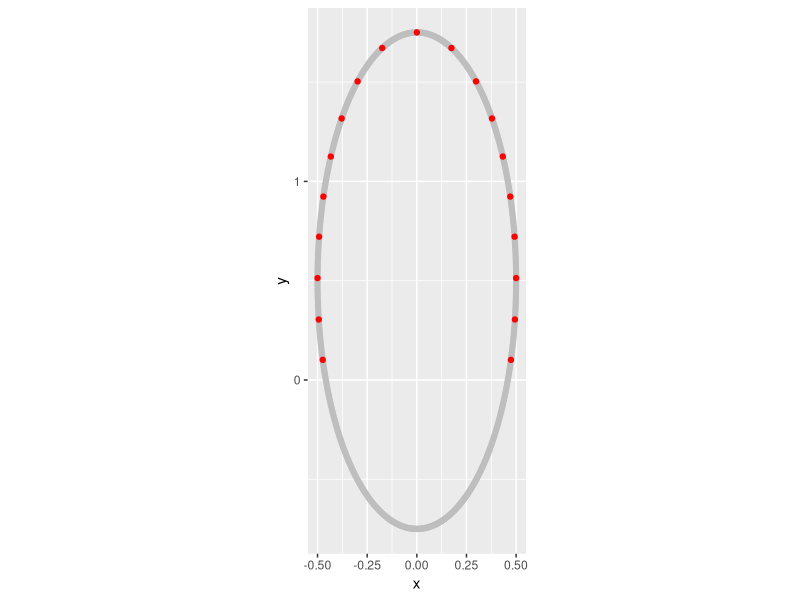
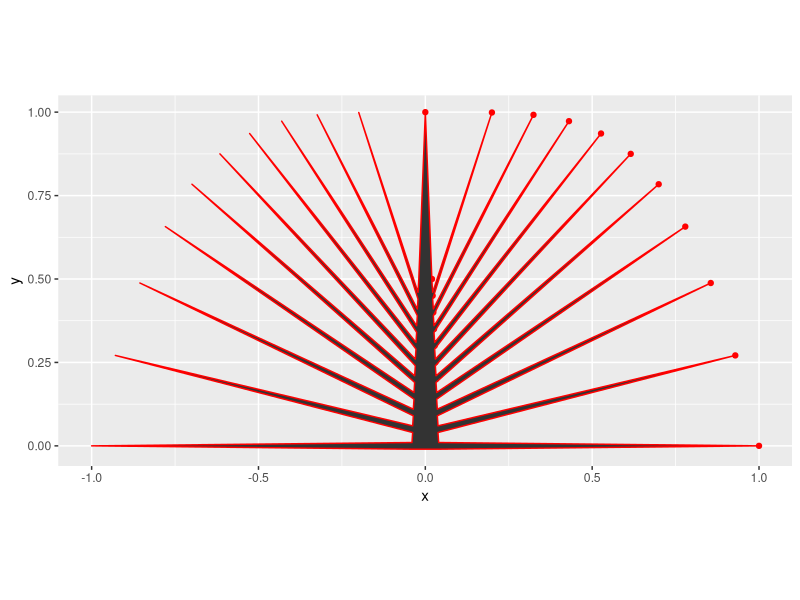

These figures' R source, in order: (Note: this script raises an error after producing the figures.)
library(ggplot2)
library(dplyr)
angles <- c(0:599)/600*2*3.141592
#coniferoverhead

x = cos(angles)/2; y=sin(angles)/2
ht=3
nbr = 8*6/4/ht^0.75
tree <- data.frame(shape='shape', x=round(x,5),y=round(y,5))
tree <- tree |> mutate(y = (y+0.2)/1.2*ht)
tree2 <- tree |> mutate(shape='shape2')
tree2 <- tree2 |> mutate(angles=angles/2/3.141592*360, 
                         top = max(y), d = round(((((y-top)^2+x^2)^0.5)*nbr),3), 
                         d1 = floor(d), yy = (y>=0)) |> group_by(d1, yy) |> 
  mutate(dmin = min(d)) |> ungroup() |> mutate(p = (dmin==d))  |> subset(y >= 0)
top <- tree2$top[1]
for(i in 1:15){
treex0 <- tree |> mutate(circle=i, x=cos(angles)/nbr*i, y=sin(angles)/nbr*i+top)
if(i==1){treex=treex0}else{treex<-rbind(treex,treex0)}}
tree2 <- subset(tree2, p)

ggplot()+
  geom_polygon(data=tree, aes(x=x, y=y), fill='#FFFFFF00')+
  geom_point(data=tree, aes(x=x, y=y), color='gray')+
  geom_point(data=tree2, aes(x=x, y=y), color='red')+
  # geom_polygon(data=treex, aes(x=x, y=y, group=circle), color='yellow', fill='#FFFFFF00')+
  coord_fixed(ratio = 1)

######
library(ggplot2)
library(dplyr)



df <- data.frame(i = 0:10)
df <- df |> mutate(s = 1-i/10,  x = s^0.7, y = 1-(s^3))
df <- df |> mutate(i0 = i+0, i1 = i+0.3, i2 = i+0.7, 
                   x1 = (s+1)*0.02, y1 = (1-s)*0.50)


df.tips <- data.frame(i = df$i1, x = df$x, y = df$y)
df.base1 <- data.frame(i = df$i0, x = df$x1, y = df$y1-0.01)
df.base2 <- data.frame(i = df$i2, x = df$x1, y = df$y1+0.01)

tree <- rbind(df.base1,df.tips,df.base2) |> arrange(i)
tree <- tree[-nrow(tree),]
tree2 <- tree |> mutate(i= -i+21, x=-x)
tree2 <- rbind(tree, tree2) |> arrange(i)

ggplot()+
  geom_point(data=df, aes(x=x, y=y), color='red')+
  geom_point(data=df, aes(x=x1, y=y1), color='red')+
  geom_polygon(data=tree2, aes(x=x, y=y), color='red')+
  coord_fixed()

######
library(ggplot2)
library(dplyr)


makeStem <- function(lth, wth, tip, inc=10){
  
  
  s <- (0:inc)/inc
  i <- c(1:(inc+1),(1:(inc+1))+inc+1)
  y <- s*lth; y <- c(y,y[(inc+1):1])
  x <- tip/2*s+wth/2*(s*-1+1); x <- c(-1*x,x[(inc+1):1])
  side <- ifelse(x >= 0, 'R','L')
  df <- data.frame(x = x,
                   y = y,
                   i = i,
                   type = 'mid',
                   side=side,
                   center=0,
                   width=abs(x*2)
                   )
  df[c(1,nrow(df)),]$type <- 'base'
  df[c(nrow(df)/2,nrow(df)/2+1),]$type <- 'tip'
  return(df)
}


angle=-30
bht=4
lth=4
wth = 0.5
sc = 0.6
stem <-  makeStem(lth,wth,0.1*wth,20)
stem <-  stem |> mutate(x = x + -0.2*cos(y/lth*2*pi), center = center + -0.2*cos(y/lth*2*pi))
branch <-  stem |> mutate(x=x*sc,y=y*sc,center=center*sc, width = width*sc)
branch2 <-  stem |> mutate(x=x*sc*0.7,y=y*sc*0.7,center=center*sc*0.7)
stem <- attachBranch(stem, branch, -50, 2)
branch <- branch2
  

attachBranch <- function(stem, branch, angle, bht){
  #establish permanent columns to end up with
  original <- colnames(stem)
  
  #get information about stem length
  stemax <- max(subset(stem, type %in% c('base','mid','tip'))$y)
  stemin <- min(subset(stem, type %in% c('base','mid','tip'))$y)
  
  #ensure that branch never rises higher than stem
  bht <- ifelse(bht > stemax,stemax,bht)
  
  #ensure that branch is no thicker than stem
  bhtlower <- max(stem[bht >= stem$y,]$y) 
  bhtupper <- min(stem[bht <= stem$y,]$y)
  swd <- (mean(subset(stem, y == bhtlower)$width)*1/(abs(bht-bhtlower)+0.01)+
            mean(subset(stem, y == bhtupper)$width)*1/(abs(bht-bhtupper)+0.01))/(1/(abs(bht-bhtlower)+0.01)+1/(abs(bht-bhtupper)+0.01))
  bbase <- subset(branch, type %in% 'base')
  bwd <- max(bbase$x)-min(bbase$x)
  if(bwd > swd) {branch <- branch |> mutate(x = x*swd/bwd)}
  
  #convert angle to radians
  angle = angle/360*2*pi
  
  #set which side of stem branch will be fitted
  xside <- ifelse(angle>0,'R','L')
  xsine <- ifelse(angle>0,1,-1)
  
  #rotate branch to correct angle
  branch <- branch |> mutate(h=(x^2+y^2)^0.5,a = acos(y/h),a=ifelse(x < 0,-1*a,a),
                             x = h*sin(a+angle), y = h*cos(a+angle))
  
  #lift branch to correct height
  branch <- branch |> mutate(y = y+bht)
  
  #recheck to see if branch thickness pushes branch too high
  bdif <- stemax - max(branch[branch$type %in% 'base',]$y)
  if(bdif < 0){branch <- branch |> mutate(y = y+bdif)}
  
  #determine which stem vertices straddle the branch
  xd <- subset(stem, side %in% xside & type %in% c('tip','mid','base','bbase'))
  ylower <- max(subset(xd, y < min(branch[branch$type %in% 'base',]$y))$y)
  yupper <- min(subset(xd, y >= max(branch[branch$type %in% 'base',]$y))$y)
  xupper <- subset(xd, y == yupper)$x
  xlower <- subset(xd, y == ylower)$x
  
  #shift branch to conform with twisted stem center position
  cshift <- mean(subset(xd, y == yupper | y == ylower)$center)
  branch <- branch |> mutate(x = x+cshift)
  
  #identify which branch vertices are inside stem
  branch <- branch |> mutate(inside = (x-((y-ylower)/(yupper-ylower)*(xupper-xlower)+xlower))*xsine)
  
  #identify vertices which straddle inside and outside of stem to find points of intersection
  internal <- branch |> mutate(near = inside^2, isinside = ifelse(inside < 0 | type %in% 'base', 'no','yes')) |> group_by(isinside, side) |> mutate(minnear = min(near)) |> ungroup() |> subset(near == minnear)
  
  #approximate location of branch stem intersection to establish new branch base
  newbase <- internal |> group_by(side) |> mutate(amt = 1/((inside - 0)/(max(inside)-min(inside)+0.0001))^2) |> 
    summarise(x= sum(amt*x)/sum(amt), y= sum(amt*y)/sum(amt), i= mean(i), type='base', center=0, side=xside, width=bwd) 
  
  
  #determine if stem if branch too close to top
  if(stemax - bht < 0.05*(stemax-stemin)){
    #identify where to insert new numbering sequence to maintain correct vertex order
    xdi <- mean(subset(stem, type %in% 'tip')$i)
    #remove tip of stem
    steminternal <- stem |> subset(!type %in% 'tip' & !(y > (stemax - 0.05*(stemax-stemin)) & type %in% 'mid'))
    #assemble branch with new base, omitting internal vertices
    branchinternal <- branch |> subset(select=original) |> rbind(newbase[,original]) |> mutate(i = xdi + i/10000, type=paste0('b',type), inside = NULL, h=NULL,a=NULL)  |> arrange(i) 
  }else{
    #remove stem vertices that may be covered by new branch
    steminternal <- stem |> subset(!(x >= min(internal$x) & x <= max(internal$x) & y >= min(internal$y) & y <= max(internal$y))) |> subset(select=original)
    #identify stem vertices near branch base
    ylower2 <- max(subset(xd, y < min(newbase$y))$y)
    yupper2 <- min(subset(xd, y > max(newbase$y))$y)
    #identify where to insert new numbering sequence to maintain correct vertex order
    xdi <- mean(subset(xd, y %in% c(yupper2, ylower2))$i)
    #assemble branch with new base, omitting internal vertices
    branchinternal <- branch |> subset(inside >= 0) |> subset(select=original) |> rbind(newbase[,original]) |> mutate(i = xdi + i/10000, type=paste0('b',type), inside = NULL, h=NULL,a=NULL)  |> arrange(i) 
    
  }
  
  
  #append branch to stem with correct vertex order
  stemnew <- rbind(branchinternal,steminternal) |> arrange(i) 
  
  #renumber vertices
  stemnew <- mutate(stemnew, i=(1:nrow(stemnew)))
  
  return(stemnew)}

ggplot()+
  geom_polygon(data=stemnew, aes(x=x, y=y), color='red',fill='#99000050')+
  geom_point(data=stemnew, aes(x=x, y=y), color='red')+
  # geom_polygon(data=steminternal, aes(x=x, y=y), color='blue',fill='#00009950')+
  # geom_point(data=steminternal, aes(x=x, y=y), color='blue')+
  # geom_polygon(data=branchinternal, aes(x=x, y=y), color='green',fill='#00990050')+
  # geom_point(data=branchinternal, aes(x=x, y=y), color='green')+
  coord_fixed()

skewStem <- function(stem, amp=0.2, phase=0, waves=1){
  maxstem <- max(stem$y)
  minstem <- min(stem$y)
  lth <- maxstem - minstem
  stem <-  stem |> mutate(x = x + amp*cos((y/lth+phase)*2*pi*waves), 
                          center = center + amp*cos((y/lth+phase)*2*pi*waves))
  return(stem)
}

stem <-  makeStem(lth,wth,0.2*wth,20)
stem <-  skewStem(stem,-0.1,0.25,3)


ggplot()+
  geom_polygon(data=stem, aes(x=x, y=y), color='brown',fill='#99500050')+
  coord_fixed()
#------
#fractal tree with bend --- 
n=3
lth=4
wth = 0.5
sc = 0.6
stem <-  makeStem(lth,wth,0.1*wth,20)
# stem <-  stem |> mutate(x = x + -0.2*cos(y/lth*2*pi), center = center + -0.2*cos(y/lth*2*pi))
stem <-  skewStem(stem,-0.2,.5,3)
branch <-  stem |> mutate(x=x*sc,y=y*sc,center=center*sc)
branch2 <-  stem |> mutate(x=x*sc*0.7,y=y*sc*0.7,center=center*sc*0.7)
branch3 <-  stem |> mutate(x=x*sc*0.3,y=y*sc*0.3,center=center*sc*0.3)
for(i in 1:n){
  tree <- attachBranch(stem, branch, -50, 2)
  branch <- branch2
  tree <- attachBranch(tree, branch, 50, 3)
  branch <- branch3
  #stem=tree
  tree <- attachBranch(tree, branch, -5, 4)
  branch <- tree |> mutate(x=x*sc,y=y*sc,center=center*sc)
  branch2 <- tree |> mutate(x=x*sc*.7,y=y*sc*.7,center=center*sc*.7)
  branch3 <- tree |> mutate(x=x*sc*.3,y=y*sc*.3,center=center*sc*.3)
}

crown <- tree |> subset(grepl('tip',type) & !type %in% 'tip')
ggplot()+
  geom_polygon(data=tree, aes(x=x, y=y), color='brown',fill='#99500050')+
  # geom_point(data=stem, aes(x=x, y=y), color='red')+
  geom_polygon(data=crown, aes(x=x, y=y), color='green',fill='#00990050')+
  # geom_point(data=tree, aes(x=x, y=y), color='green')+
  coord_fixed()
#------


makeCrowShape <- function(n=9, h, w, shape=c('pyramid','dome','round','column'))
  shape=c('pyramid','dome','round','column')
h=2
w=5
wd=w/2
n=6

r <- c('pyramid','dome','round','column') %in% shape |> as.numeric(r)

s = (0:n)/n
i = 1:(n+1)
d = 1-wd/h
sc <- (s-d)*1/(1-d)
p=0
shapes <- data.frame(i=i,s=s)
shapes <- shapes |> mutate(sc = (s-d)*1/(1-d),
                           a1=s*2*pi/4,
                           a2=(s*2-1)*2*pi/4,
                           a3=sc*2*pi/4)

shapes <- shapes |> mutate(x0=-1*s+1,y0=s,#pyramid
                           x1=cos(a1),y1=sin(a1),#dome
                           x2=cos(a2),y2=sin(a2),#round 
                           x3=cos(a3),y3=sin(a3),#column
                           x3=ifelse(s > d,x3,1),y3=ifelse(s > d,(y3*(1-d)+d),y0))
shapes <- shapes |> mutate(tx = (r[1]*x0+r[2]*x1+r[3]*x2+r[4]*x3)/sum(r),
                           ty = (r[1]*y0+r[2]*y1+r[3]*y2+r[4]*y3)/sum(r))
#normalize shape
shapes <- shapes |> mutate(ty=h*(ty-min(ty))/(max(ty)-min(ty)), tx=wd*(tx-min(tx))/(max(tx)-min(tx)))
#branch base
shapes <- shapes |> mutate(bx = 0, by=(h-w)*s) |> subset(select = c(i,s,tx,ty,bx,by))

ggplot()+
  # geom_polygon(data=circle, aes(x=x, y=y), color='red',fill='#99000050')+
  geom_point(data=shapes, aes(x=bx, y=by), color='red')+
  # geom_point(data=shapes, aes(x=x0, y=y0), color='blue')+
  geom_point(data=shapes, aes(x=tx, y=ty), color='green')+
  geom_path(data=shapes, aes(x=bx, y=by), color='red')+
  # geom_path(data=shapes, aes(x=x0, y=y0), color='blue')+
  geom_path(data=shapes, aes(x=tx, y=ty), color='green')+
  # geom_point(data=shapes2, aes(x=x, y=y), color='purple')+
  # geom_point(data=circle2, aes(x=x, y=y), color='gold')+
  coord_fixed()


makeCrowShape <- function(ht.max=5, ht.min=1, crwd=2, dbh, crshape=c('pyramid','dome','round','column'), n=5, bu=0.8, bl=0){

  h <- ht.max - ht.min
  wd <- crwd/2
  
  s <- (0:n)/n
  i <- 1:(n+1)
  d <- 1-wd/h
  sc <- (s-d)*1/(1-d)
  #create index sequence and proportion
  shapes <- data.frame(i=i,s=s)
  #create angles needed for round crowns
  shapes <- shapes |> mutate(sc = (s-d)*1/(1-d),
                             a1=s*2*pi/4,
                             a2=(s*2-1)*2*pi/4,
                             a3=sc*2*pi/4)
  #create choices of xy coordinates
  shapes <- shapes |> mutate(x0=-1*s+1,y0=s,#pyramid
                             x1=cos(a1),y1=sin(a1),#dome
                             x2=cos(a2),y2=sin(a2),#round 
                             x3=cos(a3),y3=sin(a3),#column
                             x3=ifelse(s > d,x3,1),y3=ifelse(s > d,(y3*(1-d)+d),y0))
  #weights to determine shape output as branch tip coordinates
  r <- c('pyramid','dome','round','column') %in% crshape |> as.numeric()
  shapes <- shapes |> mutate(tx = (r[1]*x0+r[2]*x1+r[3]*x2+r[4]*x3)/sum(r),
                             ty = (r[1]*y0+r[2]*y1+r[3]*y2+r[4]*y3)/sum(r))
  #normalize shape
  shapes <- shapes |> mutate(ty=h*(ty-min(ty))/(max(ty)-min(ty)), tx=wd*(tx-min(tx))/(max(tx)-min(tx)))
  #branch base
  shapes <- shapes |> mutate(bx = 0, by=(bu*h-bl*h)*s+bl*h) |> subset(select = c(i,s,tx,ty,bx,by))
  #lift branches to crown base
  shapes <- shapes |> mutate(by=by+ht.min, ty=ty+ht.min)
  
  return(shapes)
  }

shapes <- makeCrowShape(ht.max=3, ht.min=2, crwd=2, dbh, crshape=c('pyramid','dome','round','column'), n=5, bu=0.8, bl=0)

ggplot()+
  # geom_polygon(data=circle, aes(x=x, y=y), color='red',fill='#99000050')+
  geom_point(data=shapes, aes(x=bx, y=by), color='red')+
  # geom_point(data=shapes, aes(x=x0, y=y0), color='blue')+
  geom_point(data=shapes, aes(x=tx, y=ty), color='green')+
  geom_path(data=shapes, aes(x=bx, y=by), color='red')+
  # geom_path(data=shapes, aes(x=x0, y=y0), color='blue')+
  geom_path(data=shapes, aes(x=tx, y=ty), color='green')+
  # geom_point(data=shapes2, aes(x=x, y=y), color='purple')+
  # geom_point(data=circle2, aes(x=x, y=y), color='gold')+
  coord_fixed()








stem <-  makeStem(20,1,0.3*wth,20)
for(i in 1:6){#i=2
  lth = dfbranches$crownht[i]
  bht <- dfbranches$baseht[i]
  angle = dfbranches$angle[i] * ifelse(i/2==floor(i/2),-1,1)
  branch <- makeStem(lth,lth/8,lth/13)
  stem <- attachBranch(stem,branch,angle,bht)
  
}


x <- stem %>%
  st_as_sf(coords = c("x", "y")) |>
  summarise(i = list(i), type = list(type),
            side = list(side), center = list(center), 
            geometry = st_combine(geometry)) |> st_cast("POLYGON")
  

x <- data.frame(x=st_coordinates(x)[,1],
                y=st_coordinates(x)[,2],
                i=unlist(x$i),
                type=unlist(x$type),
                side=unlist(x$side),
                center=unlist(x$center))

poly_sf <- function(x){
  require(sf)
  x <- x |> st_as_sf(coords = c("x", "y")) |>
    summarise(i = list(i), type = list(type),
              side = list(side), center = list(center), 
              geometry = st_combine(geometry)) |> st_cast("POLYGON")
  return(x)
}
sf_poly <- function(x){
  require(sf)
  x <- data.frame(x=st_coordinates(x)[1:(nrow(x)-1),1],
                  y=st_coordinates(x)[1:(nrow(x)-1),2],
                  i=unlist(x$i),
                  type=unlist(x$type),
                  side=unlist(x$side),
                  center=unlist(x$center))
  return(x)
}

x <- poly_sf(stem)

stem2 <- sf_poly(x)
angle=50
bht=3
lth=4
wth = 0.5
sc = 0.6

stem <-  makeStem(lth,wth,0.1*wth,20)
stem <-  stem |> mutate(x = x + -0.2*cos(y/lth*2*pi), center = center + -0.2*cos(y/lth*2*pi))
branch <-  stem |> mutate(x=x*sc,y=y*sc,center=center*sc)













tree2 <- data.frame(x=st_coordinates(polygon)[,1],y=st_coordinates(polygon)[,2])
ggplot()+
  geom_polygon(data=tree2, aes(x=x, y=y), color='green',fill='#00990050')+
  coord_fixed()
